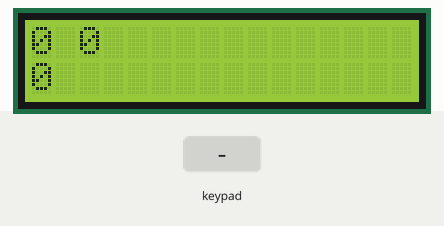
Recording of a sketch running on a simulated Arduino Uno, built with avr-gcc and run on an emulated ATmega328P. Shown: 16×2 character LCD. The inputs (shaded band) are chosen by the test bench. What the sketch prints to the serial monitor is not drawn.

Above: at 1.2 s.
1.3 s: keypad keys 0 1 2 3 A pressed 0.4 s apart
At 4.4 s:
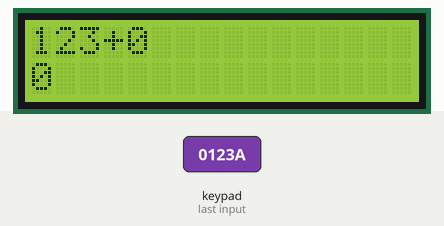
4.8 s: key 'D' pressed
At 5.3 s:
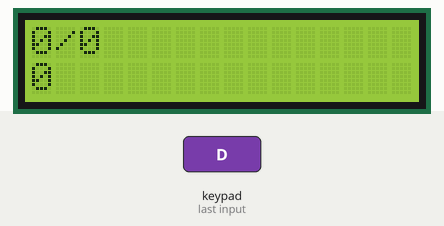
6.4 s: key 'C' pressed
At 6.8 s:
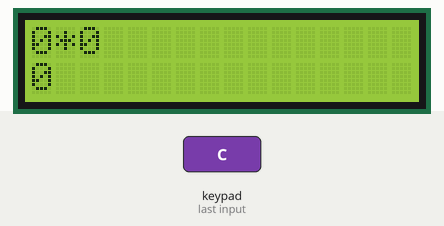
8.0 s: keypad keys 0 1 2 3 # pressed 0.4 s apart
At 10.4 s:
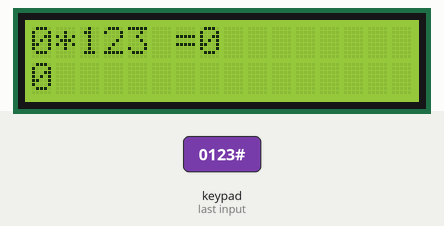
11.5 s: key 'B' pressed
At 12.3 s:
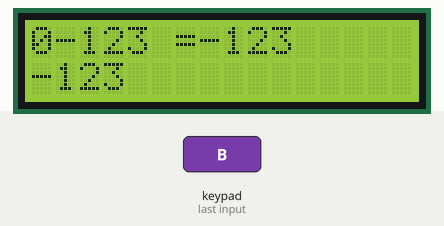
13.1 s: keypad keys 4 5 6 7 A pressed 0.4 s apart
At 15.7 s:
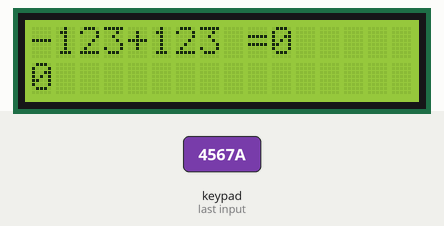
Timing chart, 0 to 17.2 s (numbered marks = the images above; inputs shaded):
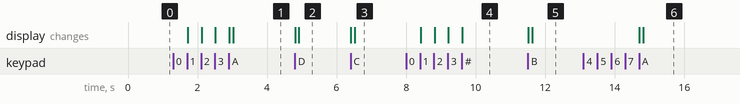

The sketch:

calculator-keypad-lcd-i2c.ino
```cpp
//библиотеки
#include <LiquidCrystal_I2C.h>
#include <Keypad.h>
#include <Wire.h>
#include <String.h>

//ряды и столбцы клавиатуры
const byte ROWS = 4;
const byte COLS = 4;
char keys[ROWS][COLS] = {
  {'7', '8', '9', 'D'},
  {'4', '5', '6', 'C'},
  {'1', '2', '3', 'B'},
  {'*', '0', '#', 'A'}
};

//пины клавиатуры
byte rowPins[ROWS] = { 0, 1, 2, 3 };
byte colPins[COLS] = { 4, 5, 6, 7 };

//обьявляем клавиатуру и экран
Keypad kpd = Keypad( makeKeymap(keys), rowPins, colPins, ROWS, COLS ); //  Create the Keypad
LiquidCrystal_I2C lcd(0x26, 16, 2);

long Num1, Num2, Number;
char key, action;
boolean result = false;

void setup() {
  //включаем экран
  lcd.init();
  lcd.backlight();
  Serial.begin(9600);
}

void loop() {
  //ждём и обрабатываем кнопки
  key = kpd.getKey(); //storing pressed key value in a char
  if (key != NO_KEY) DetectButtons();
  if (result == true) CalculateResult();
  //выводим результат
  DisplayResult();
}

//распознавание кнопки
void DetectButtons()
{
  lcd.clear();
  if (key == '*')
  {
    Serial.println ("Button Cancel");
    Number = Num1 = Num2 = 0;
    result = false;
  }

  if (key == '1')
  { Serial.println ("Button 1");
    if (Number == 0)
      Number = 1;
    else
      Number = (Number * 10) + 1;
  }

  if (key == '4')
  { Serial.println ("Button 4");
    if (Number == 0)
      Number = 4;
    else
      Number = (Number * 10) + 4;
  }

  if (key == '7')
  { Serial.println ("Button 7");
    if (Number == 0)
      Number = 7;
    else
      Number = (Number * 10) + 7;
  }


  if (key == '0')
  { Serial.println ("Button 0");
    if (Number == 0)
      Number = 0;
    else
      Number = (Number * 10) + 0;
  }

  if (key == '2')
  { Serial.println ("Button 2");
    if (Number == 0)
      Number = 2;
    else
      Number = (Number * 10) + 2;
  }

  if (key == '5')
  { Serial.println ("Button 5");
    if (Number == 0)
      Number = 5;
    else
      Number = (Number * 10) + 5;
  }

  if (key == '8')
  { Serial.println ("Button 8");
    if (Number == 0)
      Number = 8;
    else
      Number = (Number * 10) + 8;
  }


  if (key == '#')
  { Serial.println ("Button Equal");
    Num2 = Number;
    result = true;
  }

  if (key == '3')
  { Serial.println ("Button 3");
    if (Number == 0) Number = 3;
    else Number = (Number * 10) + 3;
  }

  if (key == '6')
  { Serial.println ("Button 6");
    if (Number == 0) Number = 6;
    else Number = (Number * 10) + 6;
  }

  if (key == '9')
  {
    Serial.println ("Button 9");
    if (Number == 0) Number = 9;
    else Number = (Number * 10) + 9;
  }

  if (key == 'A' || key == 'B' || key == 'C' || key == 'D')
  {
    Num1 = Number;
    Number = 0;
    if (key == 'A')
    {
      Serial.println ("Суммирование");
      action = '+';
    }
    if (key == 'B')
    {
      Serial.println ("Разность");
      action = '-';
    }
    if (key == 'C')
    {
      Serial.println ("Множение");
      action = '*';
    }
    if (key == 'D')
    {
      Serial.println ("Деление");
      action = '/';
    }

    delay(100);
  }

}

//считаем результат
void CalculateResult()
{
  if (action == '+') Number = Num1 + Num2;

  if (action == '-') Number = Num1 - Num2;

  if (action == '*') Number = Num1 * Num2;

  if (action == '/' && Num2 !=0) Number = Num1 / Num2;
}

//фуркция вывода результата
void DisplayResult()
{
  lcd.setCursor(0, 0);
  lcd.print(Num1); lcd.print(action); lcd.print(Num2);

  if (result == true)
  {
    lcd.print(" =");
    lcd.print(Number);
  }

  lcd.setCursor(0, 1);
  lcd.print(Number);
}
```

Measured:
- after the input at 1.3 s, the display: first changes after 0.42 s (image 1 shows a later state)
- after the input at 4.8 s, the display: first changes at once (image 2 shows a later state)
- after the input at 6.4 s, the display: first changes at once (image 3 shows a later state)
- after the input at 8.0 s, the display: first changes after 0.42 s (image 4 shows a later state)
- after the input at 11.5 s, the display: first changes at once (image 5 shows a later state)
- after the input at 13.1 s, the display: first changes after 1.6 s (image 6 shows a later state)
